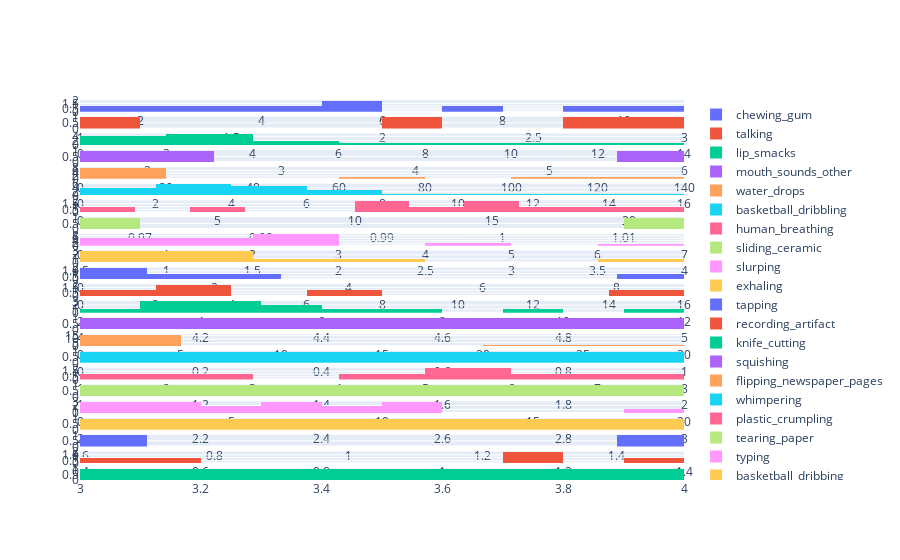

Notebook code cell kept with this figure:
### Code cell
import plotly.graph_objects as go
from plotly.subplots import make_subplots
labels = label_timing_df["Label"].unique()
fig = make_subplots(rows=len(labels), cols=1)
for i in range(len(labels)):
    label = labels[i]
    trace0 = go.Histogram(x=label_timing_df[label_timing_df["Label"]==label]["Duration"], nbinsx=10, name=label)
    fig.append_trace(trace0, i+1, 1)

fig.show()

### Figure 1 — Plotly figure (JSON) as saved in the notebook; plotly's stock layout.template omitted (floating-point values rounded to 4 significant figures)
{"data": [{"name": "chewing_gum", "nbinsx": 10, "type": "histogram", "x": [10.31, 9.605, 4.894, 5.198, 1.141, 5.241, 2.173, 3.835, 7.693], "xaxis": "x", "yaxis": "y"}, {"name": "talking", "nbinsx": 10, "type": "histogram", "x": [2.804, 2.171, 1.047, 2.704], "xaxis": "x2", "yaxis": "y2"}, {"name": "lip_smacks", "nbinsx": 10, "type": "histogram", "x": [1.211, 3.429, 1.414, 0.9104, 2.333, 8.81, 10.92, 2.235, 1.458, 13.86, 6.674, 3.061, 4.879, 3.107, 5.903], "xaxis": "x3", "yaxis": "y3"}, {"name": "mouth_sounds_other", "nbinsx": 10, "type": "histogram", "x": [1.933, 5.606, 2.066], "xaxis": "x4", "yaxis": "y4"}, {"name": "water_drops", "nbinsx": 10, "type": "histogram", "x": [101.3, 0.55, 7.035, 0.5958, 7.402, 10.29, 11.16, 17.48, 77.66, 13.99, 127.3], "xaxis": "x5", "yaxis": "y5"}, {"name": "basketball_dribbling", "nbinsx": 10, "type": "histogram", "x": [2.491, 2.378, 2.734, 0.9395, 13.73, 4.772, 4.819, 14.31, 10.48, 0.4748, 5.766, 6.952, 2.278, 1.775, 4.336, 2.893, 3.286, 4.52, 8.254, 0.6264, 6.574, 6.478], "xaxis": "x6", "yaxis": "y6"}, {"name": "human_breathing", "nbinsx": 10, "type": "histogram", "x": [12.83, 15.5, 10.46, 19.66, 1.908, 11.02, 17.49, 15.73, 21.29, 5.118], "xaxis": "x7", "yaxis": "y7"}, {"name": "sliding_ceramic", "nbinsx": 10, "type": "histogram", "x": [1.014, 0.9699], "xaxis": "x8", "yaxis": "y8"}, {"name": "slurping", "nbinsx": 10, "type": "histogram", "x": [1.244, 2.262, 4.007, 1.675, 1.58, 6.372, 4.753, 0.5653, 2.608, 2.724, 0.4496, 0.6424, 0.8757, 1.363, 2.361, 2.228, 2.008, 2.012, 1.697, 0.9895, 0.9665, 1.922, 2.267, 2.244], "xaxis": "x9", "yaxis": "y9"}, {"name": "exhaling", "nbinsx": 10, "type": "histogram", "x": [1.665, 1.419, 2.051, 1.437, 0.8114, 0.8367, 0.8029, 1.308, 3.705], "xaxis": "x10", "yaxis": "y10"}, {"name": "tapping", "nbinsx": 10, "type": "histogram", "x": [2.886, 0.1689, 1.529, 8.094, 0.591], "xaxis": "x11", "yaxis": "y11"}, {"name": "recording_artifact", "nbinsx": 10, "type": "histogram", "x": [7.241, 1.043, 3.088, 2.063, 14.9], "xaxis": "x12", "yaxis": "y12"}, {"name": "knife_cutting", "nbinsx": 10, "type": "histogram", "x": [4.06, 4.113, 9.557, 2.416, 5.051, 3.577, 6.582, 7.766, 4.498, 5.09, 3.717, 3.48, 11.11], "xaxis": "x13", "yaxis": "y13"}, {"name": "squishing", "nbinsx": 10, "type": "histogram", "x": [4.95], "xaxis": "x14", "yaxis": "y14"}, {"name": "flipping_newspaper_pages", "nbinsx": 10, "type": "histogram", "x": [1.651, 2.192, 1.777, 1.303, 1.4, 1.873, 1.414, 1.814, 4.319, 2.244, 0.5, 0.49, 0.8579, 26.12, 20.62, 4.997, 1.476, 3.294], "xaxis": "x15", "yaxis": "y15"}, {"name": "whimpering", "nbinsx": 10, "type": "histogram", "x": [0.2141], "xaxis": "x16", "yaxis": "y16"}, {"name": "plastic_crumpling", "nbinsx": 10, "type": "histogram", "x": [7.504, 5.928, 2.039, 1.978, 6.064, 5.117, 4.32], "xaxis": "x17", "yaxis": "y17"}, {"name": "tearing_paper", "nbinsx": 10, "type": "histogram", "x": [1.869], "xaxis": "x18", "yaxis": "y18"}, {"name": "typing", "nbinsx": 10, "type": "histogram", "x": [10.76, 6.135, 1.024, 1.017, 3.239, 7.273, 3.421, 8.766, 4.831, 6.824, 1.162, 2.972, 10.1, 10.15, 4.034, 19.76, 8.444], "xaxis": "x19", "yaxis": "y19"}, {"name": "basketball_dribbing", "nbinsx": 10, "type": "histogram", "x": [2.13], "xaxis": "x20", "yaxis": "y20"}, {"name": "footsteps", "nbinsx": 10, "type": "histogram", "x": [1.445, 0.6347], "xaxis": "x21", "yaxis": "y21"}, {"name": "swallowing", "nbinsx": 10, "type": "histogram", "x": [1.157, 1.342, 1.106, 0.4472, 0.5063], "xaxis": "x22", "yaxis": "y22"}, {"name": "birds_chirping", "nbinsx": 10, "type": "histogram", "x": [3.794], "xaxis": "x23", "yaxis": "y23"}], "layout": {"xaxis": {"anchor": "y", "domain": [0, 1]}, "xaxis10": {"anchor": "y10", "domain": [0, 1]}, "xaxis11": {"anchor": "y11", "domain": [0, 1]}, "xaxis12": {"anchor": "y12", "domain": [0, 1]}, "xaxis13": {"anchor": "y13", "domain": [0, 1]}, "xaxis14": {"anchor": "y14", "domain": [0, 1]}, "xaxis15": {"anchor": "y15", "domain": [0, 1]}, "xaxis16": {"anchor": "y16", "domain": [0, 1]}, "xaxis17": {"anchor": "y17", "domain": [0, 1]}, "xaxis18": {"anchor": "y18", "domain": [0, 1]}, "xaxis19": {"anchor": "y19", "domain": [0, 1]}, "xaxis2": {"anchor": "y2", "domain": [0, 1]}, "xaxis20": {"anchor": "y20", "domain": [0, 1]}, "xaxis21": {"anchor": "y21", "domain": [0, 1]}, "xaxis22": {"anchor": "y22", "domain": [0, 1]}, "xaxis23": {"anchor": "y23", "domain": [0, 1]}, "xaxis3": {"anchor": "y3", "domain": [0, 1]}, "xaxis4": {"anchor": "y4", "domain": [0, 1]}, "xaxis5": {"anchor": "y5", "domain": [0, 1]}, "xaxis6": {"anchor": "y6", "domain": [0, 1]}, "xaxis7": {"anchor": "y7", "domain": [0, 1]}, "xaxis8": {"anchor": "y8", "domain": [0, 1]}, "xaxis9": {"anchor": "y9", "domain": [0, 1]}, "yaxis": {"anchor": "x", "domain": [0.969, 1.0]}, "yaxis10": {"anchor": "x10", "domain": [0.5726, 0.6036]}, "yaxis11": {"anchor": "x11", "domain": [0.5285, 0.5595]}, "yaxis12": {"anchor": "x12", "domain": [0.4845, 0.5155]}, "yaxis13": {"anchor": "x13", "domain": [0.4405, 0.4715]}, "yaxis14": {"anchor": "x14", "domain": [0.3964, 0.4274]}, "yaxis15": {"anchor": "x15", "domain": [0.3524, 0.3834]}, "yaxis16": {"anchor": "x16", "domain": [0.3083, 0.3393]}, "yaxis17": {"anchor": "x17", "domain": [0.2643, 0.2953]}, "yaxis18": {"anchor": "x18", "domain": [0.2202, 0.2512]}, "yaxis19": {"anchor": "x19", "domain": [0.1762, 0.2072]}, "yaxis2": {"anchor": "x2", "domain": [0.925, 0.956]}, "yaxis20": {"anchor": "x20", "domain": [0.1321, 0.1631]}, "yaxis21": {"anchor": "x21", "domain": [0.08809, 0.1191]}, "yaxis22": {"anchor": "x22", "domain": [0.04405, 0.07505]}, "yaxis23": {"anchor": "x23", "domain": [0, 0.031]}, "yaxis3": {"anchor": "x3", "domain": [0.8809, 0.9119]}, "yaxis4": {"anchor": "x4", "domain": [0.8369, 0.8679]}, "yaxis5": {"anchor": "x5", "domain": [0.7928, 0.8238]}, "yaxis6": {"anchor": "x6", "domain": [0.7488, 0.7798]}, "yaxis7": {"anchor": "x7", "domain": [0.7047, 0.7357]}, "yaxis8": {"anchor": "x8", "domain": [0.6607, 0.6917]}, "yaxis9": {"anchor": "x9", "domain": [0.6166, 0.6476]}}}
